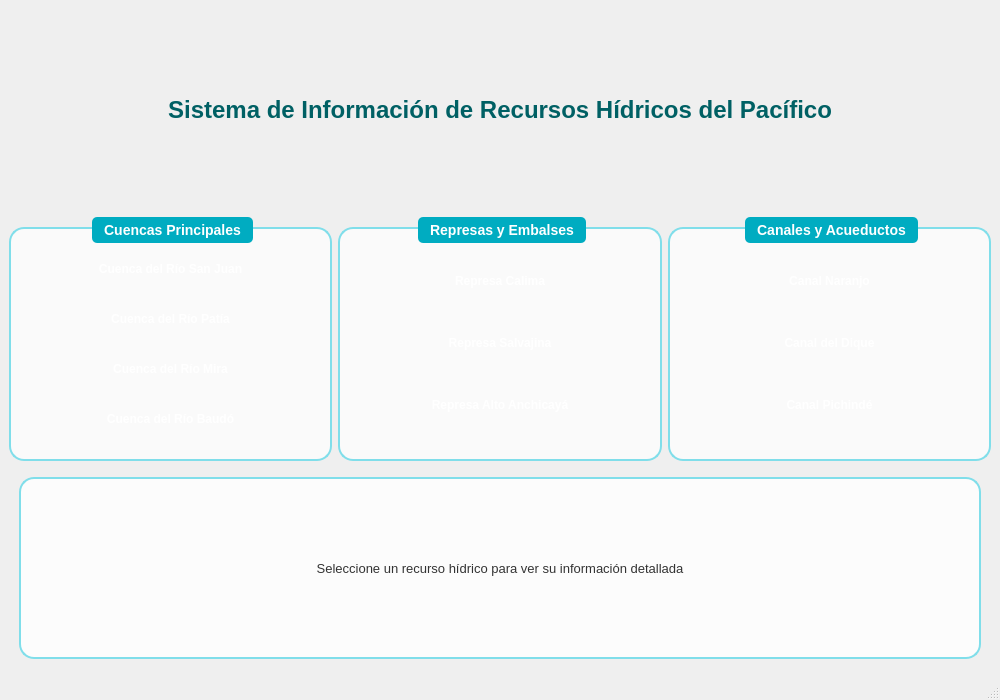
<?xml version="1.0" encoding="UTF-8"?>
<ui version="4.0">
    <!-- Main window class definition -->
    <class>MainWindow</class>
    <widget class="QMainWindow" name="MainWindow">
        <property name="geometry">
            <rect>
                <x>0</x>
                <y>0</y>
                <width>1000</width>
                <height>700</height>
            </rect>
        </property>
        <property name="minimumSize">
            <size>
                <width>1000</width>
                <height>700</height>
            </size>
        </property>
        <property name="windowTitle">
            <string>Recursos Hídricos del Pacífico</string> <!-- Window title -->
        </property>
        <property name="styleSheet">
            <string notr="true">
                <!-- Define the styles for the main window and its elements -->
                QMainWindow {
                    background-color: qlineargradient(spread:pad, x1:0, y1:0, x2:1, y2:1,
                                                      stop:0 #E0F7FA, stop:1 #B2EBF2);
                }

                QGroupBox {
                    font-size: 14px;
                    font-weight: bold;
                    border: 2px solid #80DEEA; <!-- Border color -->
                    border-radius: 15px; <!-- Rounded corners -->
                    margin-top: 10px; <!-- Space above the group box -->
                    background-color: rgba(255, 255, 255, 180); <!-- Semi-transparent background -->
                }

                QGroupBox::title {
                    subcontrol-origin: margin;
                    subcontrol-position: top center; <!-- Title position -->
                    padding: 5px 10px; <!-- Title padding -->
                    background-color: #00ACC1; <!-- Title background color -->
                    color: white; <!-- Title text color -->
                    border-radius: 5px; <!-- Rounded corners for the title -->
                }

                QPushButton {
                    padding: 10px; <!-- Button padding -->
                    border-radius: 8px; <!-- Rounded corners for buttons -->
                    font-weight: bold; <!-- Bold text for buttons -->
                    font-size: 12px; <!-- Font size for buttons -->
                    color: white; <!-- Text color for buttons -->
                    margin: 5px; <!-- Margin around buttons -->
                }

                QPushButton:hover {
                    transform: scale(1.05); <!-- Scale effect on hover -->
                    transition: transform 0.2s; <!-- Smooth transition for the scale effect -->
                }

                #cuencasFrame QPushButton {
                    background-color: qlineargradient(spread:pad, x1:0, y1:0, x2:1, y2:0,
                                                      stop:0 #2196F3, stop:1 #1976D2); <!-- Gradient for cuencas buttons -->
                }

                #represasFrame QPushButton {
                    background-color: qlineargradient(spread:pad, x1:0, y1:0, x2:1, y2:0,
                                                      stop:0 #F44336, stop:1 #D32F2F); <!-- Gradient for represas buttons -->
                }

                #canalesFrame QPushButton {
                    background-color: qlineargradient(spread:pad, x1:0, y1:0, x2:1, y2:0,
                                                      stop:0 #4CAF50, stop:1 #388E3C); <!-- Gradient for canales buttons -->
                }

                QLabel {
                    font-size: 13px; <!-- Font size for labels -->
                    color: #333333; <!-- Text color for labels -->
                }

                #infoFrame {
                    background-color: rgba(255, 255, 255, 200); <!-- Semi-transparent background -->
                    border-radius: 15px; <!-- Rounded corners -->
                    border: 2px solid #80DEEA; <!-- Border color -->
                    padding: 15px; <!-- Inner padding -->
                    margin: 10px; <!-- Margin around the frame -->
                }
            </string>
        </property>

        <widget class="QWidget" name="centralwidget">
            <layout class="QVBoxLayout" name="verticalLayout">
                <item>
                    <widget class="QFrame" name="headerFrame">
                        <property name="minimumSize">
                            <size>
                                <width>0</width>
                                <height>80</height> <!-- Minimum height for header -->
                            </size>
                        </property>
                        <layout class="QHBoxLayout" name="horizontalLayout">
                            <item>
                                <widget class="QLabel" name="tituloLabel">
                                    <property name="styleSheet">
                                        <string notr="true">
                                            font-size: 24px; <!-- Font size for the title -->
                                            font-weight: bold; <!-- Bold text -->
                                            color: #006064; <!-- Text color -->
                                        </string>
                                    </property>
                                    <property name="text">
                                        <string>Sistema de Información de Recursos Hídricos del Pacífico</string>
                                    </property>
                                    <property name="alignment">
                                        <set>Qt::AlignCenter</set> <!-- Center alignment for the label -->
                                    </property>
                                </widget>
                            </item>
                        </layout>
                    </widget>
                </item>
                <item>
                    <layout class="QHBoxLayout" name="horizontalLayout_2">
                        <item>
                            <widget class="QGroupBox" name="cuencasGroup">
                                <property name="title">
                                    <string>Cuencas Principales</string> <!-- Group title -->
                                </property>
                                <layout class="QVBoxLayout" name="verticalLayout_2">
                                    <item>
                                        <widget class="QFrame" name="cuencasFrame">
                                            <layout class="QVBoxLayout" name="cuencasLayout">
                                                <item>
                                                    <widget class="QPushButton" name="cuencaSanJuan">
                                                        <property name="text">
                                                            <string>Cuenca del Río San Juan</string>
                                                        </property>
                                                    </widget>
                                                </item>
                                                <item>
                                                    <widget class="QPushButton" name="cuencaPatia">
                                                        <property name="text">
                                                            <string>Cuenca del Río Patía</string>
                                                        </property>
                                                    </widget>
                                                </item>
                                                <item>
                                                    <widget class="QPushButton" name="cuencaMira">
                                                        <property name="text">
                                                            <string>Cuenca del Río Mira</string>
                                                        </property>
                                                    </widget>
                                                </item>
                                                <item>
                                                    <widget class="QPushButton" name="cuencaBaudo">
                                                        <property name="text">
                                                            <string>Cuenca del Río Baudó</string>
                                                        </property>
                                                    </widget>
                                                </item>
                                            </layout>
                                        </widget>
                                    </item>
                                </layout>
                            </widget>
                        </item>
                        <item>
                            <widget class="QGroupBox" name="represasGroup">
                                <property name="title">
                                    <string>Represas y Embalses</string> <!-- Group title -->
                                </property>
                                <layout class="QVBoxLayout" name="verticalLayout_3">
                                    <item>
                                        <widget class="QFrame" name="represasFrame">
                                            <layout class="QVBoxLayout" name="represasLayout">
                                                <item>
                                                    <widget class="QPushButton" name="represaCalima">
                                                        <property name="text">
                                                            <string>Represa Calima</string>
                                                        </property>
                                                    </widget>
                                                </item>
                                                <item>
                                                    <widget class="QPushButton" name="represaSalvajina">
                                                        <property name="text">
                                                            <string>Represa Salvajina</string>
                                                        </property>
                                                    </widget>
                                                </item>
                                                <item>
                                                    <widget class="QPushButton" name="represaAnchicaya">
                                                        <property name="text">
                                                            <string>Represa Alto Anchicayá</string>
                                                        </property>
                                                    </widget>
                                                </item>
                                            </layout>
                                        </widget>
                                    </item>
                                </layout>
                            </widget>
                        </item>
                        <item>
                            <widget class="QGroupBox" name="canalesGroup">
                                <property name="title">
                                    <string>Canales y Acueductos</string> <!-- Group title -->
                                </property>
                                <layout class="QVBoxLayout" name="verticalLayout_4">
                                    <item>
                                        <widget class="QFrame" name="canalesFrame">
                                            <layout class="QVBoxLayout" name="canalesLayout">
                                                <item>
                                                    <widget class="QPushButton" name="canalNaranjo">
                                                        <property name="text">
                                                            <string>Canal Naranjo</string>
                                                        </property>
                                                    </widget>
                                                </item>
                                                <item>
                                                    <widget class="QPushButton" name="canalDique">
                                                        <property name="text">
                                                            <string>Canal del Dique</string>
                                                        </property>
                                                    </widget>
                                                </item>
                                                <item>
                                                    <widget class="QPushButton" name="canalPichinde">
                                                        <property name="text">
                                                            <string>Canal Pichindé</string>
                                                        </property>
                                                    </widget>
                                                </item>
                                            </layout>
                                        </widget>
                                    </item>
                                </layout>
                            </widget>
                        </item>
                </layout>
            </item>

        <!-- Widget para mostrar información adicional al usuario -->
        <item>
            <widget class="QFrame" name="infoFrame"> <!-- Frame que contiene la información -->
                <property name="minimumSize">
                    <size>
                        <width>0</width> <!-- Ancho mínimo del marco -->
                        <height>200</height> <!-- Alto mínimo del marco -->
                    </size>
                </property>

                <!-- Diseño vertical para los elementos dentro del marco de información -->
                <layout class="QVBoxLayout" name="verticalLayout_5">
                    <item>
                        <widget class="QLabel" name="infoLabel"> <!-- Etiqueta para mostrar un mensaje -->
                            <property name="text">
                                <string>Seleccione un recurso hídrico para ver su información detallada</string> <!-- Texto instructivo -->
                            </property>
                            <property name="alignment">
                                <set>Qt::AlignCenter</set> <!-- Alineación centrada del texto -->
                            </property>
                            <property name="wordWrap">
                                <bool>true</bool> <!-- Habilitar ajuste de palabras para el texto -->
                            </property>
                        </widget>
                    </item>
                </layout>
            </widget>
        </item>

    </layout>
</widget>

<!-- Barra de estado para mostrar mensajes de estado en la ventana principal -->
<widget class="QStatusBar" name="statusbar"/>

</widget>
<resources/> <!-- Marcador de posición para archivos de recursos -->
<connections/> <!-- Marcador de posición para conexiones de señales y slots -->
</ui>
